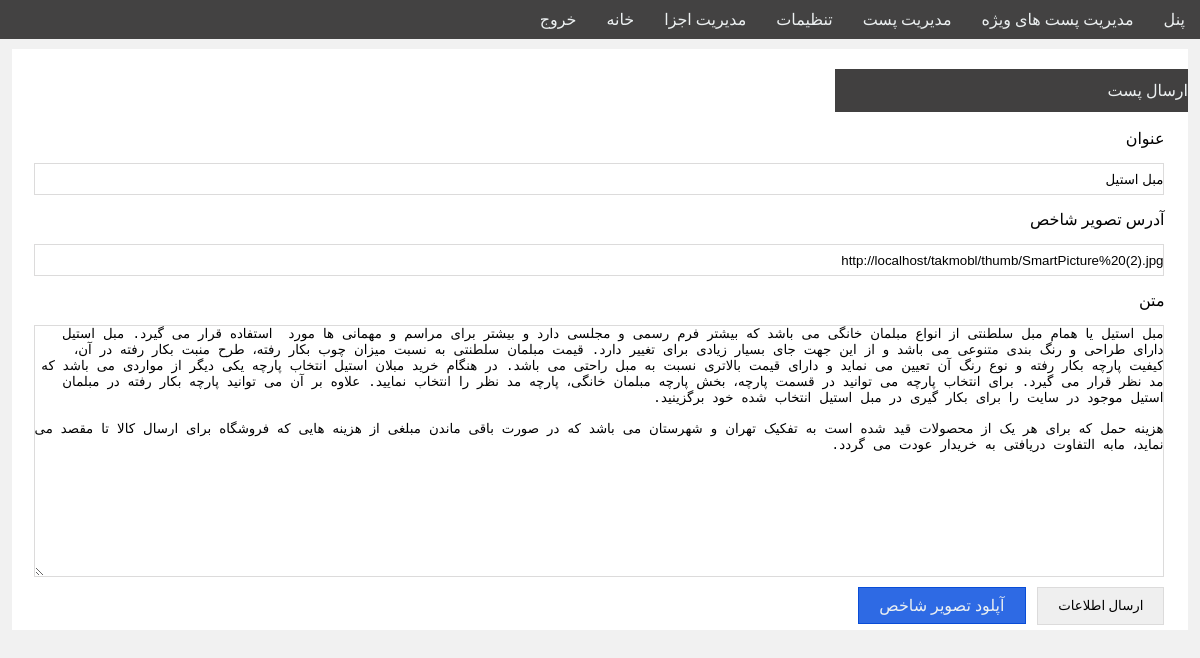
Page /Takmobl/admin/updatePost.php?postid=12 on the committed database.
### tables this page shows
CREATE TABLE IF NOT EXISTS `post` (
  `id` int(11) NOT NULL AUTO_INCREMENT,
  `title` varchar(100) NOT NULL,
  `src` varchar(100) NOT NULL,
  `content` varchar(5000) NOT NULL,
  PRIMARY KEY (`id`)
);

### Takmobl/admin/updatePost.php (the view, shortened to what this page needs)
<?php include ("menu.php"); ?>
<div class="sendpostBox">
	<div class="lastpostTitle">
			<p>ارسال پست</p>
		</div>
<?php
$postsql="SELECT * FROM  `post` WHERE `id`='".$_GET["postid"]."'";
$postquery=mysql_query($postsql);
if ($postquery)
{
	$postfetch=mysql_fetch_assoc($postquery);
?>
		<form method="post" action="../check.php">
			<label>عنوان</label>
			<input type="text" name="title" value="<?php echo $postfetch["title"] ?>">
			<label>آدرس تصویر شاخص</label>
			<input type="text" name="thumb" value="<?php echo $postfetch["src"] ?>">
			<label>متن</label>
			<textarea name="content"><?php echo $postfetch["content"] ?></textarea>
			<input type="submit" name="updatepostbtn" value="ارسال اطلاعات">
		</form>
			<a href="upload.php" class="uploadlink">آپلود تصویر شاخص</a>
</div>
<?php
}
?>
</body>
</html>

### Takmobl/style/panel.css (style rules this page uses)
*,div,p,ul { padding:0px; margin:0px; }
body { font-family:"b yekan"; background: #f1f1f1; direction: rtl; }
a,li { text-decoration: none; transition: all 0.3s ease-in-out; color: #ecf0f1; padding: 0px; margin: 0; }
p { color: #ecf0f1; }
.lastpostTitle { float: right; width: 100%; height: 50px; margin: 20px 0 0; }
.lastpostTitle p { width: 30%; padding: 12px 0; background: #414040; float: right; }
.sendpostBox { float: right; width: 98%; height: auto; background: #fff; margin: 10px 1%; }
.sendpostBox label { float: right; margin: 10px 2%; }
.sendpostBox input[type=text] { float: right; width: 96%; height: 30px; margin: 5px 2%; border: 1px solid #dcdbdb; }
.sendpostBox textarea { float: right; width: 96%; height: 250px; margin: 5px 2%; border: 1px solid #dcdbdb; }
.sendpostBox input[type=submit] { float: right; padding: 10px 20px; margin: 5px 2% 5px 1%; border: 1px solid #dcdbdb; font-family: "b yekan"; cursor: pointer; }
.uploadlink { float: right; padding: 8px 20px; background: #2e6ae4; margin:5px 0; border: 1px solid #094dd7; }

### rows in the picture
post: title "مبل استیل", thumb "http://localhost/takmobl/thumb/SmartPicture%20(2).jpg", content "مبل استیل یا همام مبل سلطنتی از انواع مبلمان خانگی می باشد که بیشتر فرم رسمی و مجلسی دارد و بیشتر برای مراسم و مهمانی ها مورد استفاده قرار می گیرد. مبل استیل دارای طراحی و رنگ بندی متنوعی می باشد و از این جهت جای بسیار زیادی برای تغییر دارد. قیمت مبلمان سلطنتی به نسبت میزان چوب بکار رفته، طرح منبت بکار رفته در آن، کیفیت پارچه بکار رفته و نوع رنگ آن تعیین می نماید و دارای قیمت بالاتری نسبت به مبل راحتی می باشد. در هنگام خرید مبلان استیل انتخاب پارچه یکی دیگر از مواردی می باشد که مد نظر قرار می گیرد. برای انتخاب پارچه می توانید در قسمت پارچه، بخش پارچه مبلمان خانگی، پارچه مد نظر را انتخاب نمایید. علاوه بر آن می توانید پارچه بکار رفته در مبلمان استیل موجود در سایت را برای بکار گیری در مبل…"
